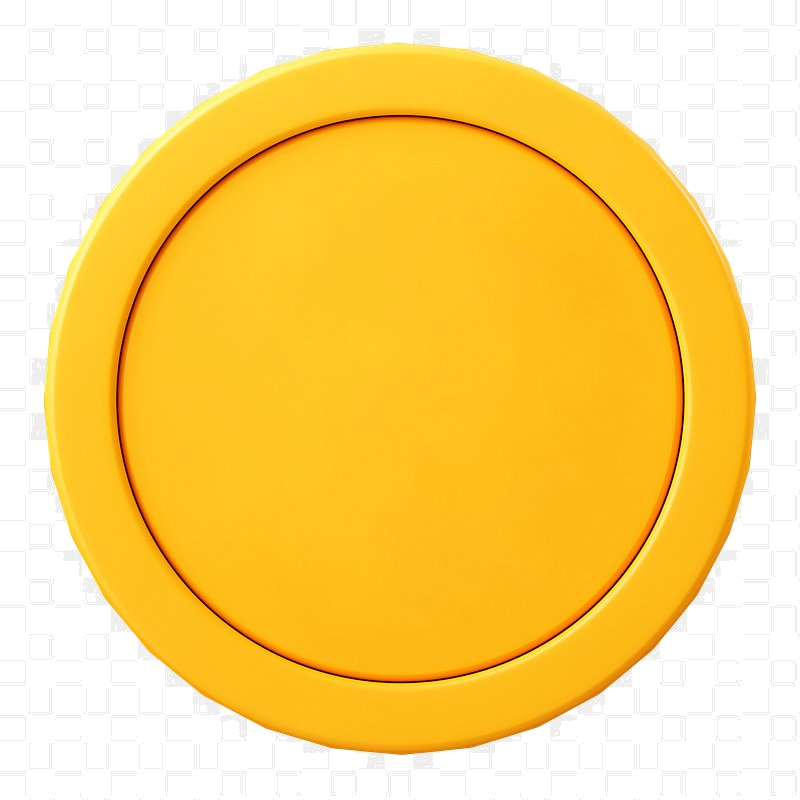
#> input picture assets/coin.png, 800 x 800 px
$ python process_coin.py
#> lines starting #> are read from the running program, lines starting #| are printed output that depends on the picture; after the words box and inside, x2 and y2 are one past the last pixel; in counts of white or black regions, pixels touching at a corner belong together
import math
from PIL import Image, ImageDraw

img = Image.open('assets/coin.png').convert('RGBA')
#> img is the input picture: PIL image 800x800 RGBA; mean R, G, B, A 249.5, 211.3, 114.1, 169
w, h = img.size
#> w = 800; h = 800
cx, cy = w / 2, h / 2
#> cx = 400; cy = 400
R = 355

mask = Image.new('L', (w, h), 0)
#> mask: PIL image 800x800 L; every value is 0
draw = ImageDraw.Draw(mask)
draw.ellipse((cx - R, cy - R, cx + R, cy + R), fill=255)

img.putalpha(mask)
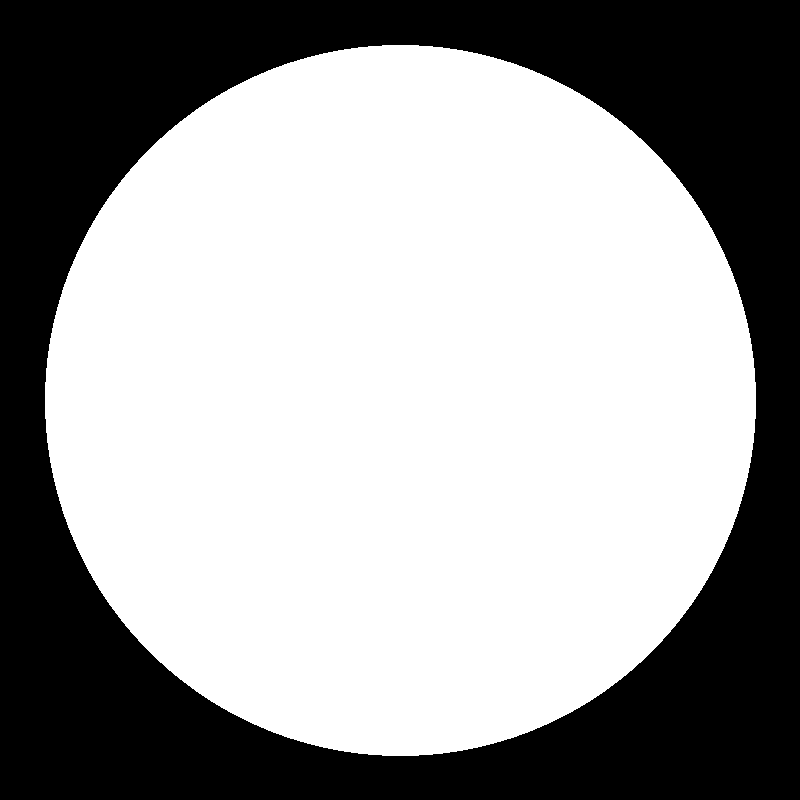
#> mask: PIL image 800x800 L; 62% white; 1 black region, box (x1, y1, x2, y2) and area: (0, 0, 800, 800) 243071

bbox = img.getbbox()
#> bbox = (45, 45, 756, 756)
if bbox:
    img = img.crop(bbox)
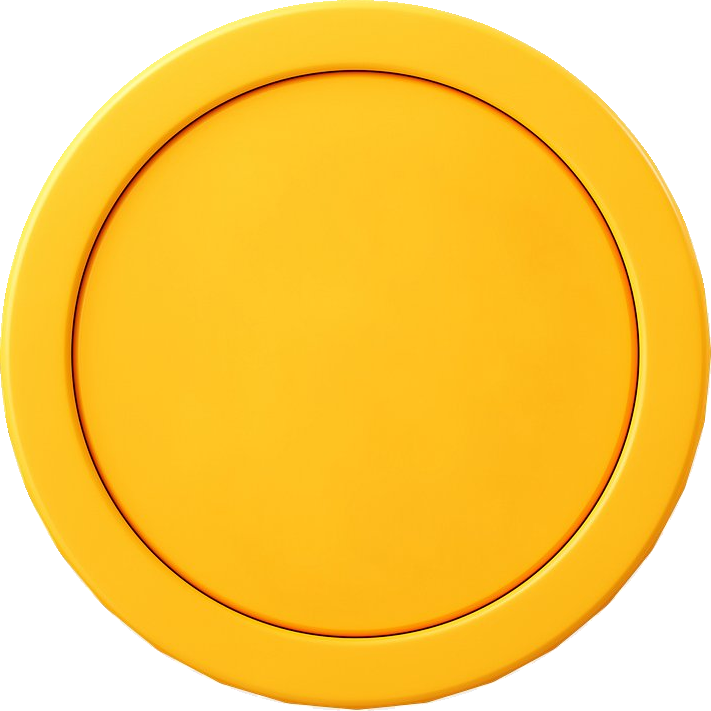
#> img: PIL image 711x711 RGBA; mean R, G, B, A 250.3, 201.9, 79, 200.2; transparent parts drawn white

img = img.resize((64, 64), Image.Resampling.LANCZOS)
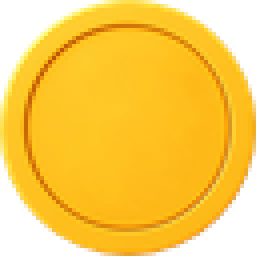
#> img: PIL image 64x64 RGBA (shown 4 times larger); mean R, G, B, A 211.3, 161.6, 33.4, 200.2; transparent parts drawn white
img.save('assets/coin.png')
print("Processed successfully!")
